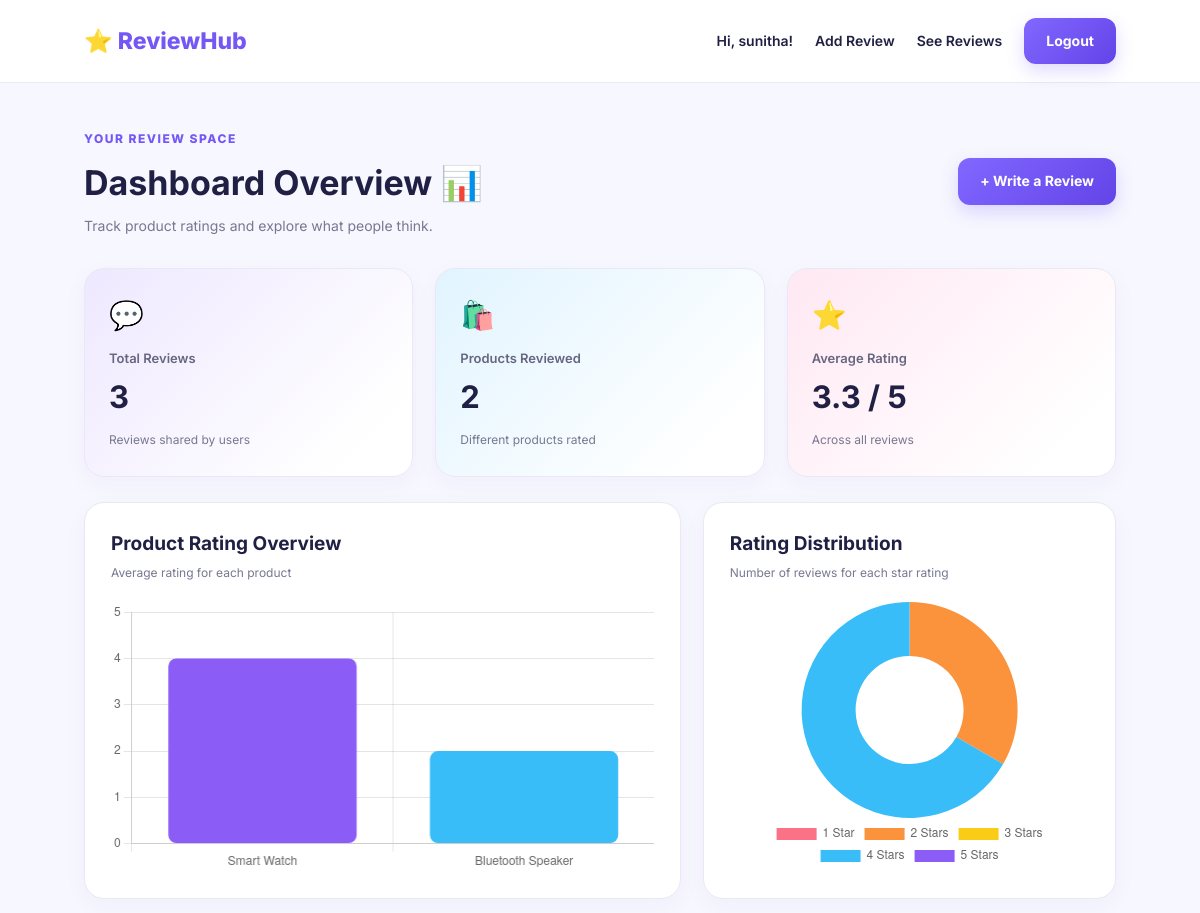
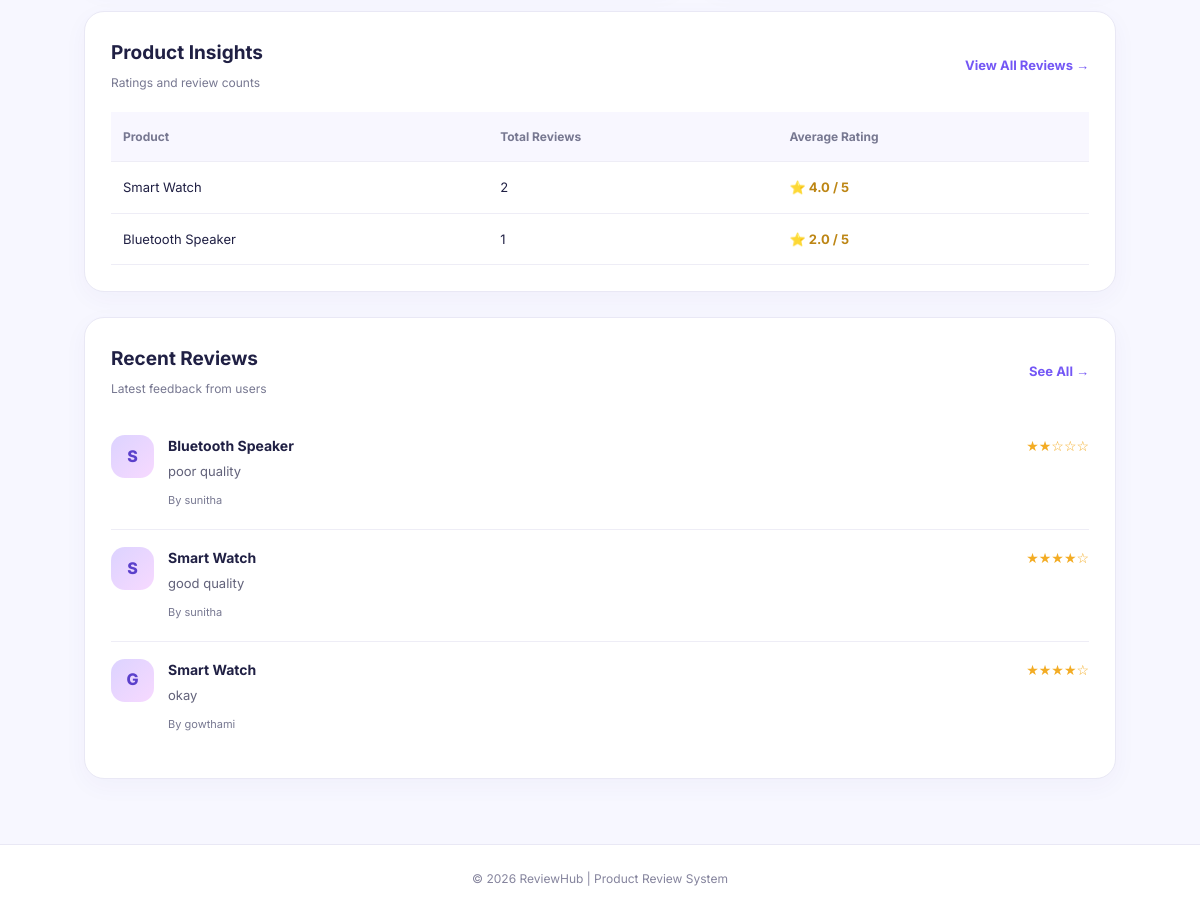
/dashboard (signed in), run on the app's committed database (2 pictures, top to bottom).
### tables this page shows
CREATE TABLE users (
                id INTEGER PRIMARY KEY AUTOINCREMENT,
                username TEXT NOT NULL UNIQUE,
                email TEXT NOT NULL UNIQUE,
                password TEXT NOT NULL
            );

CREATE TABLE reviews (
                id INTEGER PRIMARY KEY AUTOINCREMENT,
                user_id INTEGER NOT NULL,
                product_name TEXT NOT NULL,
                rating INTEGER NOT NULL CHECK(rating BETWEEN 1 AND 5),
                review_text TEXT NOT NULL,
                created_at TEXT DEFAULT CURRENT_TIMESTAMP,
                FOREIGN KEY (user_id) REFERENCES users(id)
            );

### app.py (the view)
@app.route("/dashboard")
def dashboard():
    if "user_id" not in session:
        flash("Please log in first.", "error")
        return redirect(url_for("login"))
    with get_db() as conn:
        total_reviews = conn.execute(
            "SELECT COUNT(*) FROM reviews"
        ).fetchone()[0]
        total_products = conn.execute(
            "SELECT COUNT(DISTINCT product_name) FROM reviews"
        ).fetchone()[0]
        average_rating = conn.execute(
            "SELECT AVG(rating) FROM reviews"
        ).fetchone()[0] or 0
        product_stats = conn.execute("""
            SELECT product_name,
                   COUNT(*) AS review_count,
                   ROUND(AVG(rating), 1) AS average_rating
            FROM reviews
            GROUP BY product_name
            ORDER BY review_count DESC
        """).fetchall()
        recent_reviews = conn.execute("""
            SELECT reviews.*, users.username
            FROM reviews
            JOIN users ON reviews.user_id = users.id
            ORDER BY reviews.id DESC
            LIMIT 5
        """).fetchall()
        rating_counts = conn.execute("""
            SELECT rating, COUNT(*) AS total
            FROM reviews
            GROUP BY rating
        """).fetchall()
    return render_template(
        "dashboard.html",
        total_reviews=total_reviews,
        total_products=total_products,
        average_rating=round(average_rating, 1),
        product_stats=product_stats,
        recent_reviews=recent_reviews,
        rating_counts=rating_counts
    )

### app.py (called while the page is built)
def get_db():
    conn = sqlite3.connect(DB_PATH, timeout=15)
    conn.row_factory = sqlite3.Row
    return conn

### templates/dashboard.html (shortened to what this page needs)
<!DOCTYPE html>
<html lang="en">
<head>
    <link rel="stylesheet" href="{{ url_for('static', filename='style.css') }}">
</head>
<body class="dashboard-page">
    <nav class="navbar">
        <a href="{{ url_for('dashboard') }}" class="brand">⭐ ReviewHub</a>
        <div class="nav-links">
            <span class="welcome-user">Hi, {{ session['username'] }}!</span>
            <a href="{{ url_for('add_review') }}">Add Review</a>
            <a href="{{ url_for('reviews') }}">See Reviews</a>
            <a href="{{ url_for('logout') }}" class="btn btn-primary">Logout</a>
        </div>
    </nav>
    <main class="dashboard">
        <section class="dashboard-heading">
            <div>
                <span class="eyebrow">YOUR REVIEW SPACE</span>
                <h1>Dashboard Overview 📊</h1>
                <p>Track product ratings and explore what people think.</p>
            </div>
            <a href="{{ url_for('add_review') }}" class="btn btn-primary">
                + Write a Review
            </a>
        </section>
        <section class="stat-grid">
            <div class="stat-card stat-purple">
                <div class="stat-icon">💬</div>
                <p>Total Reviews</p>
                <h2>{{ total_reviews }}</h2>
                <span>Reviews shared by users</span>
            </div>
            <div class="stat-card stat-blue">
                <div class="stat-icon">🛍️</div>
                <p>Products Reviewed</p>
                <h2>{{ total_products }}</h2>
                <span>Different products rated</span>
            </div>
            <div class="stat-card stat-pink">
                <div class="stat-icon">⭐</div>
                <p>Average Rating</p>
                <h2>{{ average_rating }} / 5</h2>
                <span>Across all reviews</span>
            </div>
        </section>
        <section class="chart-grid">
            <div class="panel chart-panel">
                <h2>Product Rating Overview</h2>
                <p class="panel-subtitle">Average rating for each product</p>
                <div class="chart-container">
                    <canvas id="productChart"></canvas>
                </div>
            </div>
            <div class="panel chart-panel">
                <h2>Rating Distribution</h2>
                <p class="panel-subtitle">Number of reviews for each star rating</p>
                <div class="chart-container doughnut-container">
                    <canvas id="ratingChart"></canvas>
                </div>
            </div>
        </section>
        <section class="panel product-panel">
            <div class="panel-heading">
                <div>
                    <h2>Product Insights</h2>
                    <p class="panel-subtitle">Ratings and review counts</p>
                </div>
                <a href="{{ url_for('reviews') }}">View All Reviews →</a>
            </div>
            {% if product_stats %}
                <div class="table-wrap">
                    <table>
                        <thead>
                            <tr>
                                <th>Product</th>
                                <th>Total Reviews</th>
                                <th>Average Rating</th>
                            </tr>
                        </thead>
                        <tbody>
                            {% for product in product_stats %}
                                <tr>
                                    <td>{{ product['product_name'] }}</td>
                                    <td>{{ product['review_count'] }}</td>
                                    <td class="rating-text">
                                        ⭐ {{ product['average_rating'] }} / 5
                                    </td>
                                </tr>
                            {% endfor %}
                        </tbody>
                    </table>
                </div>
            {% endif %}
        </section>
        <section class="panel recent-panel">
            <div class="panel-heading">
                <div>
                    <h2>Recent Reviews</h2>
                    <p class="panel-subtitle">Latest feedback from users</p>
                </div>
                <a href="{{ url_for('reviews') }}">See All →</a>
            </div>
            {% if recent_reviews %}
                <div class="recent-review-list">
                    {% for review in recent_reviews %}
                        <article class="recent-review">
                            <div class="review-avatar">
                                {{ review['username'][0]|upper }}
                            </div>
                            <div class="recent-review-content">
                                <h3>{{ review['product_name'] }}</h3>
                                <p>{{ review['review_text'] }}</p>
                                <span>By {{ review['username'] }}</span>
                            </div>
                            <div class="recent-rating">
                                {{ '★' * review['rating'] }}{{ '☆' * (5 - review['rating']) }}
                            </div>
                        </article>
                    {% endfor %}
                </div>
            {% else %}
                <p class="empty-message">Your recent reviews will appear here.</p>
            {% endif %}
        </section>
    </main>
    <footer class="footer">
        <p>© 2026 ReviewHub | Product Review System</p>
    </footer>
    <script>
        const productLabels = [
            {% for product in product_stats %}
                {{ product['product_name']|tojson }}{% if not loop.last %},{% endif %}
            {% endfor %}
        ];
        const productRatings = [
            {% for product in product_stats %}
                {{ product['average_rating'] or 0 }}{% if not loop.last %},{% endif %}
            {% endfor %}
        ];
        new Chart(document.getElementById('productChart'), {
            type: 'bar',
            data: {
                labels: productLabels,
                datasets: [{
                    label: 'Average Rating',
                    data: productRatings,
                    backgroundColor: ['#8b5cf6', '#38bdf8', '#f472b6'],
                    borderRadius: 8,
                    borderSkipped: false
                }]
            },
            options: {
                responsive: true,
                maintainAspectRatio: false,
                scales: {
                    y: {
                        beginAtZero: true,
                        max: 5,
                        ticks: { stepSize: 1 }
                    }
                },
                plugins: {
                    legend: { display: false }
                }
            }
        });
        const ratingCounts = [0, 0, 0, 0, 0];
        {% for item in rating_counts %}
            ratingCounts[{{ item['rating'] - 1 }}] = {{ item['total'] }};
        {% endfor %}
        new Chart(document.getElementById('ratingChart'), {
            type: 'doughnut',
            data: {
                labels: ['1 Star', '2 Stars', '3 Stars', '4 Stars', '5 Stars'],
                datasets: [{
                    data: ratingCounts,
                    backgroundColor: [
                        '#fb7185',
                        '#fb923c',
                        '#facc15',
                        '#38bdf8',
                        '#8b5cf6'
                    ],
                    borderWidth: 0,
                    hoverOffset: 8
                }]
            },
            options: {
                responsive: true,
                maintainAspectRatio: false,
                plugins: {
                    legend: {
                        position: 'bottom'
                    }
                }
            }
        });
    </script>
</body>
</html>

### static/style.css (style rules this page uses)
:root { --primary: #7457f5; --primary-dark: #5a3ee0; --text: #202044; --muted: #777891; --surface: #ffffff; --background: #f7f7ff; --border: #e9e8f5; --shadow: 0 12px 35px rgba(68, 54, 145, 0.09); }
* { box-sizing: border-box; margin: 0; padding: 0; }
body { font-family: 'Inter', Arial, sans-serif; color: var(--text); background: var(--background); line-height: 1.6; }
a { color: inherit; text-decoration: none; }
.navbar { display: flex; justify-content: space-between; align-items: center; gap: 20px; padding: 18px 7%; background: rgba(255, 255, 255, 0.96); border-bottom: 1px solid var(--border); flex-wrap: wrap; }
.brand { font-size: 23px; font-weight: 800; color: var(--primary); }
.nav-links { display: flex; align-items: center; gap: 22px; flex-wrap: wrap; }
.nav-links > a:not(.btn) { font-size: 14px; font-weight: 600; }
.welcome-user { font-size: 14px; font-weight: 600; }
.btn { display: inline-flex; align-items: center; justify-content: center; gap: 8px; padding: 12px 22px; border: none; border-radius: 12px; font-weight: 700; font-size: 14px; cursor: pointer; transition: 0.2s ease; }
.btn-primary { color: white; background: linear-gradient(135deg, #8267ff, #6344e8); box-shadow: 0 7px 18px rgba(116, 87, 245, 0.22); }
.eyebrow { display: inline-block; color: var(--primary); font-size: 12px; font-weight: 800; letter-spacing: 1.5px; }
.dashboard { max-width: 1250px; width: 86%; margin: 42px auto 65px; }
.dashboard-heading { display: flex; justify-content: space-between; align-items: center; gap: 20px; margin-bottom: 30px; flex-wrap: wrap; }
.dashboard-heading h1 { font-size: clamp(26px, 3vw, 34px); margin: 5px 0; }
.dashboard-heading p { color: var(--muted); font-size: 14px; }
.stat-grid { display: grid; grid-template-columns: repeat(3, 1fr); gap: 22px; margin-bottom: 25px; }
.stat-card { padding: 24px; border-radius: 20px; border: 1px solid var(--border); background: white; box-shadow: 0 7px 25px rgba(68, 54, 145, 0.04); }
.stat-purple { background: linear-gradient(135deg, #eee8ff, white 85%); }
.stat-blue { background: linear-gradient(135deg, #e1f4ff, white 85%); }
.stat-pink { background: linear-gradient(135deg, #ffe8f3, white 85%); }
.stat-icon { font-size: 28px; margin-bottom: 10px; }
.stat-card > p { font-size: 13px; color: #666680; font-weight: 600; }
.stat-card h2 { font-size: 31px; margin: 4px 0; }
.stat-card > span { font-size: 12px; color: var(--muted); }
.chart-grid { display: grid; grid-template-columns: 1.3fr 0.9fr; gap: 22px; margin-bottom: 25px; }
.panel { padding: 26px; background: white; border: 1px solid var(--border); border-radius: 20px; box-shadow: 0 7px 25px rgba(68, 54, 145, 0.04); }
.panel h2 { font-size: 19px; }
.panel-subtitle { color: var(--muted); font-size: 12px; margin-top: 4px; }
.chart-container { position: relative; width: 100%; height: 270px; margin-top: 20px; }
.doughnut-container { max-width: 360px; margin: 20px auto 0; }
.panel-heading { display: flex; justify-content: space-between; align-items: center; gap: 15px; margin-bottom: 20px; flex-wrap: wrap; }
.panel-heading > a { color: var(--primary); font-size: 13px; font-weight: 700; }
.table-wrap { overflow-x: auto; }
table { width: 100%; border-collapse: collapse; text-align: left; font-size: 13px; }
th { color: #777891; background: #f8f7ff; font-size: 12px; font-weight: 700; }
th, td { padding: 15px 12px; border-bottom: 1px solid #eeedf6; }
.rating-text { color: #bd8615; font-weight: 700; }
.recent-panel { margin-top: 25px; }
.recent-review { display: flex; align-items: flex-start; gap: 14px; padding: 17px 0; border-bottom: 1px solid #eeedf6; }
.recent-review:last-child { border-bottom: none; }
.review-avatar { display: flex; flex-shrink: 0; align-items: center; justify-content: center; width: 43px; height: 43px; border-radius: 14px; background: linear-gradient(135deg, #dcd3ff, #f7d9ff); color: #5b40cb; font-weight: 800; }
.recent-review-content { flex: 1; min-width: 0; }
.recent-review-content h3 { font-size: 14px; }
.recent-review-content p { margin: 4px 0; color: #62627a; font-size: 13px; overflow-wrap: anywhere; }
.recent-review-content > span { font-size: 11px; color: var(--muted); }
.recent-rating { color: #f3ac24; font-size: 14px; white-space: nowrap; }
.footer { padding: 24px 15px; text-align: center; color: #85849d; font-size: 12px; border-top: 1px solid var(--border); background: white; }

### data on the page
users: username "sunitha"
reviews: username "S", product_name "Bluetooth Speaker", review_text "poor quality", username "sunitha", rating "★★", rating "☆☆☆"
reviews: username "S", product_name "Smart Watch", review_text "good quality", username "sunitha", rating "★★★★", rating "☆"
reviews: username "G", product_name "Smart Watch", review_text "okay", username "gowthami", rating "★★★★", rating "☆"

### other printed values
{{ total_reviews }} "3"
{{ total_products }} "2"
{{ average_rating }} "3.3"
{{ product['product_name'] }} "Smart Watch" "Bluetooth Speaker"
{{ product['review_count'] }} "2" "1"
{{ product['average_rating'] }} "4.0" "2.0"
chart data {{ product['product_name']|tojson }} "Smart Watch", "Bluetooth Speaker"
chart data {{ product['average_rating'] or 0 }} 4.0, 2.0
chart data {{ item['rating'] - 1 }} 1, 3
chart data {{ item['total'] }} 1, 2
